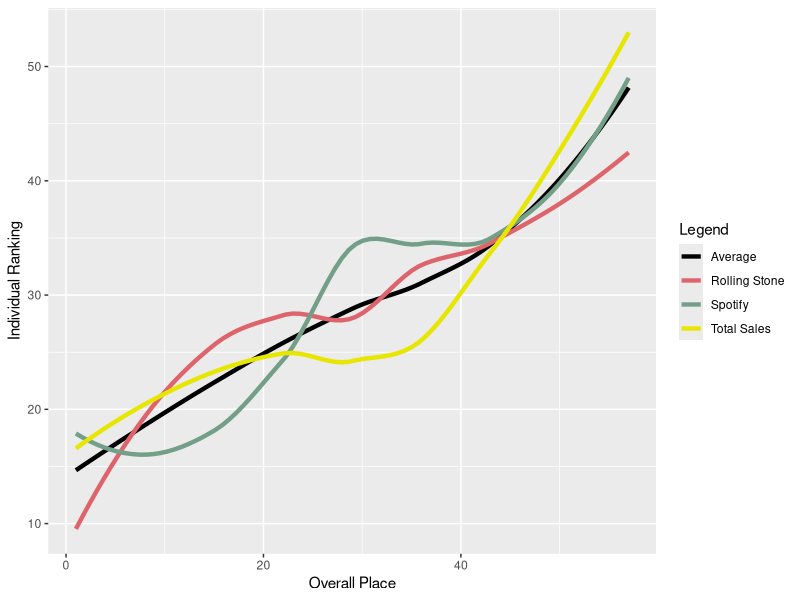

Generate this figure with R:
#library(Rspotify)
library(dplyr)
library(tidyr)
library(scales)
library(openxlsx)
#source("../spotify_token.R")

#Run this once to update Spotify data
#source("spotify_data_file_creation.R")

  albums <- read.csv("data/RSAlbumsWithSpotifyData.csv", stringsAsFactors = FALSE)
  songs <- read.csv("data/RSSongsWithSpotifyData.csv", stringsAsFactors = FALSE)
  album_sales <- read.csv("data/CombinedRecordSales.csv", stringsAsFactors = FALSE)
  best_albums <- read.csv("data/RollingStonesTop500Albums.csv", stringsAsFactors = FALSE) 
  record_sales <- read.csv("data/CombinedRecordSales.csv", stringsAsFactors = FALSE)




## Primary Analytics



## Question 1: Does Greatness Hold Up? (Sam)
albums <- albums %>% arrange(desc(Popularity)) %>% head(300)
songs <- songs %>%  arrange(desc(Popularity)) %>% head(300)
albums$Spotify_popularity <- rescale(albums$Popularity, to = c(1, 300))
songs$Spotify_popularity <- rescale(songs$Popularity, to = c(1, 300))

top_300_artists <- function(songs, albums) {
  albums$album_score <- 501 - albums$Place
  songs$song_score <- 501 - songs$Place
  
  artist_album_data <- albums %>% 
    group_by(Artist) %>% 
    summarize(
      total_album_score = sum(album_score),
      num_of_great_albums = length(album_score)
    )
  
  artist_song_data <- songs %>% 
    group_by(Artist) %>% 
    summarize(
      total_song_score = sum(song_score),
      num_of_great_songs = length(song_score)
    )
  
  combined_data <- full_join(artist_album_data, artist_song_data, by = "Artist")
  combined_data$RS_popularity <- rowSums(cbind(combined_data$total_album_score, combined_data$total_song_score), na.rm = TRUE)
  
  combined_data <- arrange(combined_data, desc(RS_popularity))
  
  return(combined_data %>% arrange(desc(RS_popularity)) %>% head(300))
}

popularity_comparison_data <-
  left_join(
    albums,
    top_300_artists(songs, albums) %>% transmute(Artist = Artist, RS_popularity = rescale(top_300_artists(songs, albums)$RS_popularity, to = c(1,300))),
    by = c("Artist")
  )

#Negative means more popular on Spotify, positive means more popular with Rolling Stone
popularity_comparison_data <- popularity_comparison_data %>% 
  mutate(
    pop_change = RS_popularity - Spotify_popularity
  )

## Question 2: What Makes an album great? (Andrew)
top_artists_RS <- function(songs, albums) {
  albums$album_score <- 501 - albums$Place
  songs$song_score <- 501 - songs$Place
  
  artist_album_data <- albums %>% 
    group_by(Artist) %>% 
    summarize(
      total_album_score = sum(album_score),
      num_of_great_albums = length(album_score)
    )
  
  artist_song_data <- songs %>% 
    group_by(Artist) %>% 
    summarize(
      total_song_score = sum(song_score),
      num_of_great_songs = length(song_score)
    )
  
  combined_data <- full_join(artist_album_data, artist_song_data, by = "Artist")
  combined_data$RS_popularity <- rowSums(cbind(combined_data$total_album_score, combined_data$total_song_score), na.rm = TRUE)
  
  combined_data <- arrange(combined_data, desc(RS_popularity))
  
  return(combined_data %>% arrange(desc(RS_popularity)))
}

spotify_pop <-
  full_join(
    songs,
    albums,
    by = c("Artist", "Popularity", "Followers" )
  ) %>% 
    group_by(Artist) %>% 
    summarize(
      Spotify_Popularity = round(mean(Popularity)),
      Spotify_Followers = round(mean(Followers))
    ) %>% 
  arrange(desc(Spotify_Popularity), desc(Spotify_Followers))

spotify_pop$Spotify_Place = rownames(spotify_pop)
RS_pop <- top_artists_RS(songs, albums)
RS_pop$RS_Place = rownames(RS_pop)

RS_SP_pop <-
  full_join(
    RS_pop,
    spotify_pop,
    by = c("Artist")
  )


AS_pop <- 
  album_sales %>% 
  group_by(Artist) %>% 
  summarize(
     minimum_sales = sum(Minimal),
     probable_sales = sum(Probable)
  ) %>% 
  arrange(desc(minimum_sales), desc(probable_sales)) 
  
AS_pop$AS_Place = rownames(AS_pop)
AS_pop$Artist = substring(AS_pop$Artist, 2)

RS_SP_AS_pop <-
  inner_join(
    RS_SP_pop,
    AS_pop,
    by = c("Artist")
  )

  

RS_SP_AS_pop <- RS_SP_AS_pop %>% arrange(RS_Place)
RS_SP_AS_pop$RS_Place = rownames(RS_SP_AS_pop)
RS_SP_AS_pop <- RS_SP_AS_pop %>% arrange(Spotify_Place)
RS_SP_AS_pop$Spotify_Place = rownames(RS_SP_AS_pop)
RS_SP_AS_pop <- RS_SP_AS_pop %>% arrange(desc(minimum_sales), desc(probable_sales))
RS_SP_AS_pop$AS_Place = rownames(RS_SP_AS_pop)

  
  
RS_SP_AS_pop <-
  RS_SP_AS_pop %>% 
  mutate(
    RS_Place = as.numeric(RS_Place),
    AS_Place = as.numeric(AS_Place),
    Spotify_Place = as.numeric(Spotify_Place)
  ) %>% 
  mutate(
    Avg_Place = (RS_Place + AS_Place + Spotify_Place)/3
  ) %>% 
  arrange(Avg_Place) 

RS_SP_AS_pop$Overall_Place = as.numeric(rownames(RS_SP_AS_pop))

RS_SP_AS_pop <-
  RS_SP_AS_pop %>% 
  mutate(
    RS_Dist = abs(Overall_Place - RS_Place),
    Spotify_Dist = abs(Overall_Place - Spotify_Place),
    AS_Dist = abs(Overall_Place - AS_Place)
  )
library(ggplot2)

plot_to_plot_q2 <- 
  ggplot(data = RS_SP_AS_pop) +
  geom_smooth(mapping = aes(x = Overall_Place, y = Avg_Place, color = "Average"), se = F, size = 1.5) +
  geom_smooth(mapping = aes(x = Overall_Place, y = RS_Place, color = "Rolling Stone"), se = F, size = 1.5) +
  geom_smooth(mapping = aes(x = Overall_Place, y = Spotify_Place, color = "Spotify"), se = F, size = 1.5) +
  geom_smooth(mapping = aes(x = Overall_Place, y = AS_Place, color = "Total Sales"), se = F, size = 1.5) + 
  scale_color_manual(
    name = "Legend",
    values = c(
      Spotify="#739E88", 
      "Rolling Stone"="#DE646C", 
      Average = "Black", 
      "Total Sales" = "#e6e600"
    )
  ) + 
  labs(
    x = "Overall Place", 
    y = "Individual Ranking"
  ) 


## Question 3: What do fans and critics agree on? (Alex)

# Compare Genre critic scores & fan scores
# Bar graph that shows the differenc between fans and critics

songs$song_popularity <- rescale(songs$song_popularity, to = c(1, 500))

genre_frame <- songs %>% 
  select(Genre, Place, song_popularity) %>% 
  filter(Genre != "TBD") %>% 
  arrange(Genre)

# Combine Scores
genre_ranking <- genre_frame %>% 
  group_by(Genre) %>% 
  summarize(
    critic_ranking = sum(501 - Place),
    fan_ranking = sum(501 - song_popularity)
  ) %>% 
  gather(key = category, value = score, -Genre)


## Question 4: How well do sales dictate greatness? (Spencer)
best_albums <- best_albums %>%
  transmute(
    Artist = Artist,
    Album = Album,
    Year = Year,
    Genre = Genre,
    Place = 501 - Place) # Makes greatness increase as the RS ranking gets better

record_sales <- record_sales %>%
  transmute(
    Artist = substring(Artist, 2),
    Album = substring(Album.Title, 2),
    Probable = Probable) # Numbers are in millions


# Joins data frames on Album and Artist columns
# 316 possible results, 39 created
combined_best_and_sales <- inner_join(best_albums, record_sales, by = c("Album", "Artist")) %>%
  select(Artist, Album, Year, Genre, Place, Probable)
